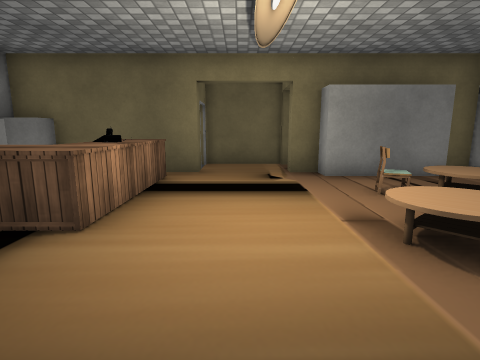
[1] (above)

16 first-person views from a walk through a scene from a Unity 3-D project. The camera is 1.2 m above the floor, tilts 10° down and sees 80° across. The floor is counted in squares, 1 m on a side. Each view is taken from the middle of a square. On the plan, view 1 faces up. The plan holds only what a view shows up to about 13 squares ahead; the rest is blank. The place goes on beyond the plan. The player character is not drawn. Door leaves are left out, so doorways stand open. Some surface patterns are stand-ins.

[2]
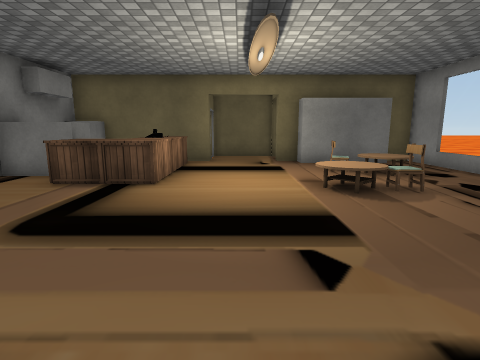

[3]
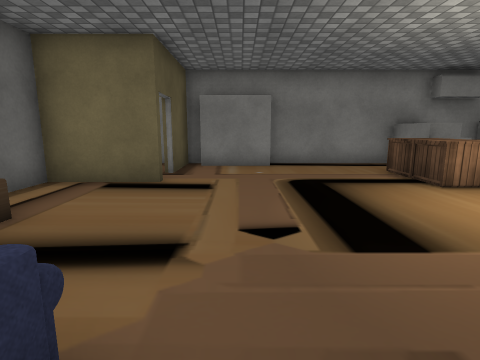

[4]
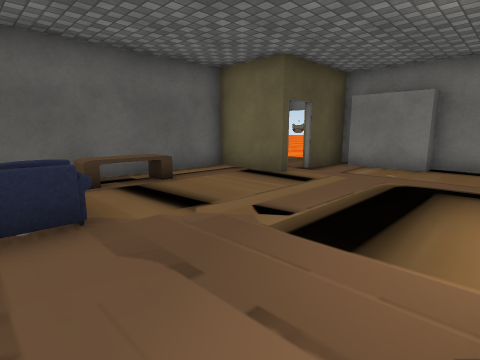

[5]
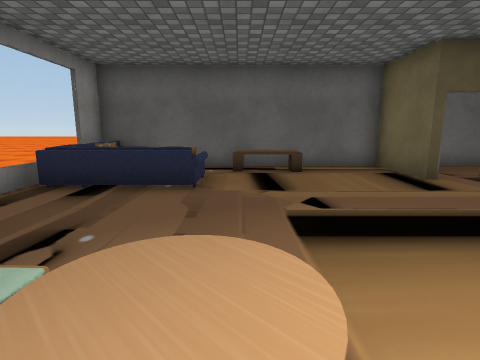

[6]
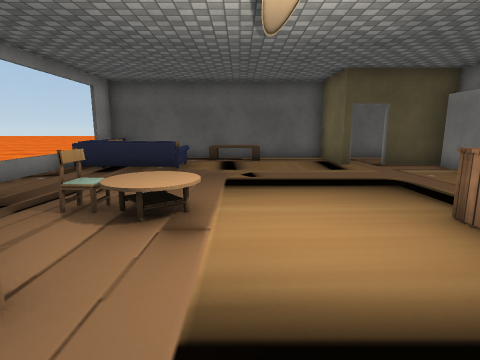

[7]
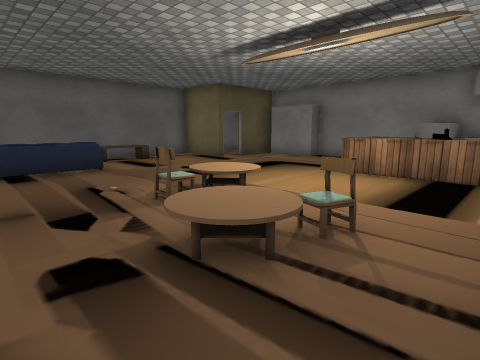

[8]
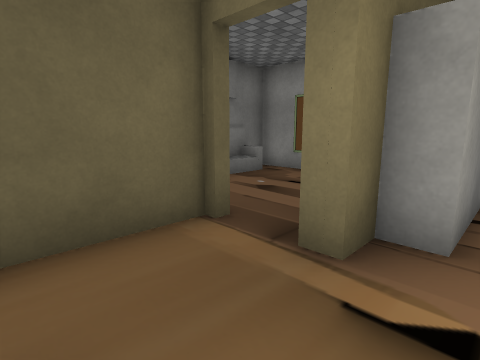

[9]
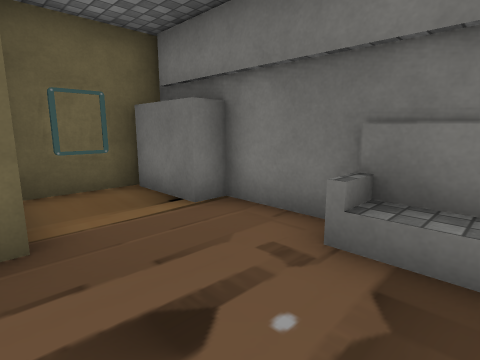

[10]
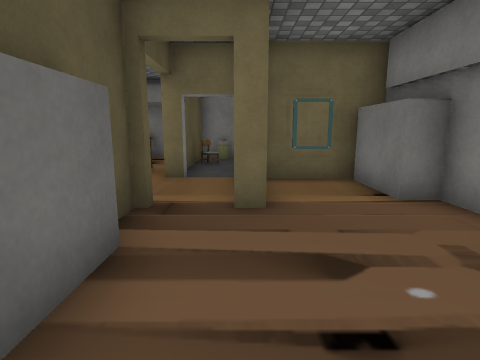

[11]
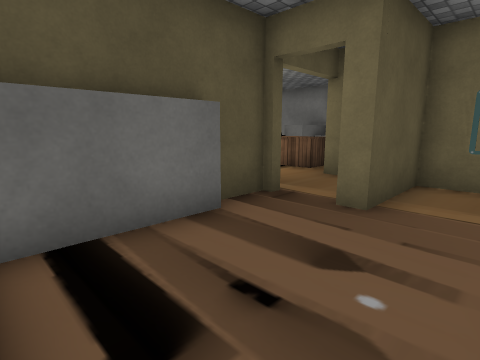

[12]
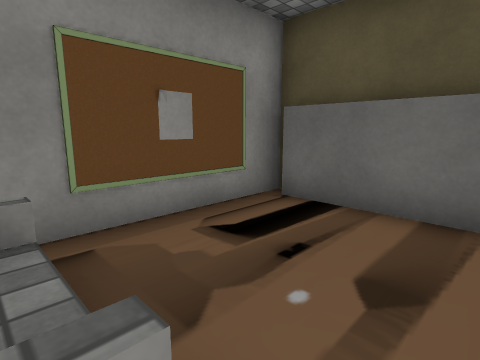

[13]
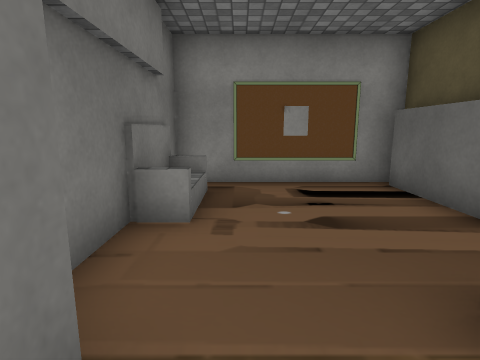

[14]
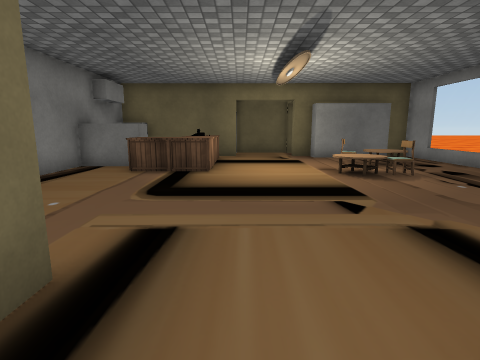

[15]
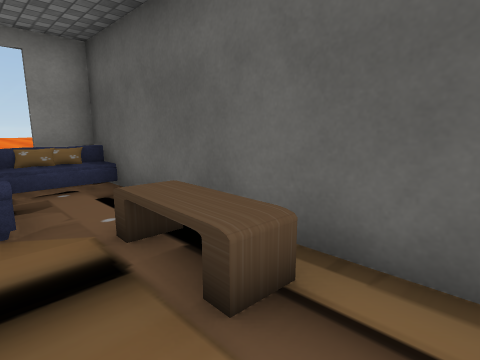

[16]
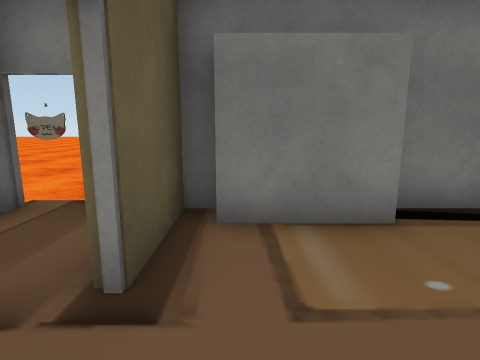

### Floor plan
Key: @ floor where view 1 was taken; # wall or solid block; x gap in a wall; . floor; D open door; = window, fence, low wall or low ledge; ^ raised ledge; C counter; H chair; S sofa; B bin; O other object.
Columns run from 6 left of view 1 to 7 right of it. Each row starts with its distance up from view 1.
 14        ###SS#
 13      ###..SS.#
 12      #.......#
 11      #.......#
 10 ##   D##.....#
  9 B##==D....####
  8 ######..######
  7 #..CC........#
  6 ^^.OO....H...=
  5 ^^COO.....O..=
  4 #.CCC........=
  3 #.CCC...O....
  2 #............
  1 #............
  0 #.....@......=
 -1 #............=
 -2 #........S#x##
 -3 ##DD.....S   #
 -4 #..#..OOO.   #
 -5 #  #...OO    #
 -6 ##############

Positions as (right, up) in squares from view 1, and headings:
1: (0, 0), facing up
2: (0, -3), facing up
3: (4, -1), facing left
4: (4, 2), facing down-left
5: (2, 4), facing down
6: (1, 7), facing down
7: (6, 7), facing down-left
8: (-1, 7), facing up-right
9: (5, 10), facing up-left
10: (6, 10), facing left
11: (6, 12), facing down-left
12: (3, 13), facing down-right
13: (0, 12), facing right
14: (-1, -5), facing up
15: (-1, -3), facing down-right
16: (-2, -2), facing left
